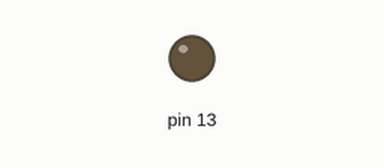
This sketch was run on a simulated Arduino Uno, built with avr-gcc and run on an emulated ATmega328P. Shown: output pins drawn as LEDs (lit = HIGH).

Above: at 0.3 s.
At 2.6 s:
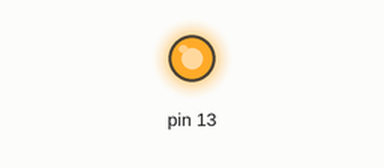
Timing chart, 0 to 4.5 s (numbered marks = the images above):
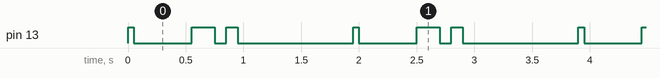

The sketch:

12th_pcm.ino
```cpp
void setup() {
 pinMode (13,OUTPUT);


}

void loop() {

digitalWrite (13,HIGH);
delay(50);
digitalWrite(13,LOW);
delay(500);
digitalWrite (13,HIGH);
delay(200);
digitalWrite(13,LOW);
delay(100);
digitalWrite (13,HIGH);
delay(100);
digitalWrite(13,LOW);
delay(1000);
}
```

Measured:
- by itself, pin 13: repeats every 2.0 s: LOW 0.50 s, HIGH 0.20 s, LOW 0.10 s, HIGH 0.10 s, LOW 1.0 s, HIGH 0.05 s
- by itself, everything shown: repeats every 2.0 s, in 6 steps
